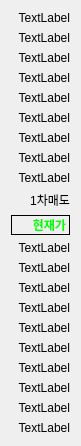
  <widget class="QWidget" name="layoutWidget">
   <property name="geometry">
    <rect>
     <x>110</x>
     <y>60</y>
     <width>81</width>
     <height>418</height>
    </rect>
   </property>
   <layout class="QVBoxLayout" name="verticalLayout">
    <item>
     <widget class="QLabel" name="label_offer10">
      <property name="text">
       <string>TextLabel</string>
      </property>
      <property name="alignment">
       <set>Qt::AlignRight|Qt::AlignTrailing|Qt::AlignVCenter</set>
      </property>
     </widget>
    </item>
    <item>
     <widget class="QLabel" name="label_offer9">
      <property name="text">
       <string>TextLabel</string>
      </property>
      <property name="alignment">
       <set>Qt::AlignRight|Qt::AlignTrailing|Qt::AlignVCenter</set>
      </property>
     </widget>
    </item>
    <item>
     <widget class="QLabel" name="label_offer8">
      <property name="text">
       <string>TextLabel</string>
      </property>
      <property name="alignment">
       <set>Qt::AlignRight|Qt::AlignTrailing|Qt::AlignVCenter</set>
      </property>
     </widget>
    </item>
    <item>
     <widget class="QLabel" name="label_offer7">
      <property name="text">
       <string>TextLabel</string>
      </property>
      <property name="alignment">
       <set>Qt::AlignRight|Qt::AlignTrailing|Qt::AlignVCenter</set>
      </property>
     </widget>
    </item>
    <item>
     <widget class="QLabel" name="label_offer6">
      <property name="text">
       <string>TextLabel</string>
      </property>
      <property name="alignment">
       <set>Qt::AlignRight|Qt::AlignTrailing|Qt::AlignVCenter</set>
      </property>
     </widget>
    </item>
    <item>
     <widget class="QLabel" name="label_offer5">
      <property name="text">
       <string>TextLabel</string>
      </property>
      <property name="alignment">
       <set>Qt::AlignRight|Qt::AlignTrailing|Qt::AlignVCenter</set>
      </property>
     </widget>
    </item>
    <item>
     <widget class="QLabel" name="label_offer4">
      <property name="text">
       <string>TextLabel</string>
      </property>
      <property name="alignment">
       <set>Qt::AlignRight|Qt::AlignTrailing|Qt::AlignVCenter</set>
      </property>
     </widget>
    </item>
    <item>
     <widget class="QLabel" name="label_offer3">
      <property name="text">
       <string>TextLabel</string>
      </property>
      <property name="alignment">
       <set>Qt::AlignRight|Qt::AlignTrailing|Qt::AlignVCenter</set>
      </property>
     </widget>
    </item>
    <item>
     <widget class="QLabel" name="label_offer2">
      <property name="text">
       <string>TextLabel</string>
      </property>
      <property name="alignment">
       <set>Qt::AlignRight|Qt::AlignTrailing|Qt::AlignVCenter</set>
      </property>
     </widget>
    </item>
    <item>
     <widget class="QLabel" name="label_offer1">
      <property name="text">
       <string>1차매도</string>
      </property>
      <property name="alignment">
       <set>Qt::AlignRight|Qt::AlignTrailing|Qt::AlignVCenter</set>
      </property>
     </widget>
    </item>
    <item>
     <widget class="QLabel" name="label_cur">
      <property name="font">
       <font>
        <weight>75</weight>
        <bold>true</bold>
       </font>
      </property>
      <property name="autoFillBackground">
       <bool>false</bool>
      </property>
      <property name="frameShape">
       <enum>QFrame::Box</enum>
      </property>
      <property name="text">
       <string>&lt;html&gt;&lt;head/&gt;&lt;body&gt;&lt;p&gt;&lt;span style=&quot; color:#00ff00;&quot;&gt;현재가&lt;/span&gt;&lt;/p&gt;&lt;/body&gt;&lt;/html&gt;</string>
      </property>
      <property name="alignment">
       <set>Qt::AlignRight|Qt::AlignTrailing|Qt::AlignVCenter</set>
      </property>
     </widget>
    </item>
    <item>
     <widget class="QLabel" name="label_bid1">
      <property name="text">
       <string>TextLabel</string>
      </property>
      <property name="alignment">
       <set>Qt::AlignRight|Qt::AlignTrailing|Qt::AlignVCenter</set>
      </property>
     </widget>
    </item>
    <item>
     <widget class="QLabel" name="label_bid2">
      <property name="text">
       <string>TextLabel</string>
      </property>
      <property name="alignment">
       <set>Qt::AlignRight|Qt::AlignTrailing|Qt::AlignVCenter</set>
      </property>
     </widget>
    </item>
    <item>
     <widget class="QLabel" name="label_bid3">
      <property name="text">
       <string>TextLabel</string>
      </property>
      <property name="alignment">
       <set>Qt::AlignRight|Qt::AlignTrailing|Qt::AlignVCenter</set>
      </property>
     </widget>
    </item>
    <item>
     <widget class="QLabel" name="label_bid4">
      <property name="text">
       <string>TextLabel</string>
      </property>
      <property name="alignment">
       <set>Qt::AlignRight|Qt::AlignTrailing|Qt::AlignVCenter</set>
      </property>
     </widget>
    </item>
    <item>
     <widget class="QLabel" name="label_bid5">
      <property name="text">
       <string>TextLabel</string>
      </property>
      <property name="alignment">
       <set>Qt::AlignRight|Qt::AlignTrailing|Qt::AlignVCenter</set>
      </property>
     </widget>
    </item>
    <item>
     <widget class="QLabel" name="label_bid6">
      <property name="text">
       <string>TextLabel</string>
      </property>
      <property name="alignment">
       <set>Qt::AlignRight|Qt::AlignTrailing|Qt::AlignVCenter</set>
      </property>
     </widget>
    </item>
    <item>
     <widget class="QLabel" name="label_bid7">
      <property name="text">
       <string>TextLabel</string>
      </property>
      <property name="alignment">
       <set>Qt::AlignRight|Qt::AlignTrailing|Qt::AlignVCenter</set>
      </property>
     </widget>
    </item>
    <item>
     <widget class="QLabel" name="label_bid8">
      <property name="text">
       <string>TextLabel</string>
      </property>
      <property name="alignment">
       <set>Qt::AlignRight|Qt::AlignTrailing|Qt::AlignVCenter</set>
      </property>
     </widget>
    </item>
    <item>
     <widget class="QLabel" name="label_bid9">
      <property name="text">
       <string>TextLabel</string>
      </property>
      <property name="alignment">
       <set>Qt::AlignRight|Qt::AlignTrailing|Qt::AlignVCenter</set>
      </property>
     </widget>
    </item>
    <item>
     <widget class="QLabel" name="label_bid10">
      <property name="text">
       <string>TextLabel</string>
      </property>
      <property name="alignment">
       <set>Qt::AlignRight|Qt::AlignTrailing|Qt::AlignVCenter</set>
      </property>
     </widget>
    </item>
   </layout>
  </widget>
